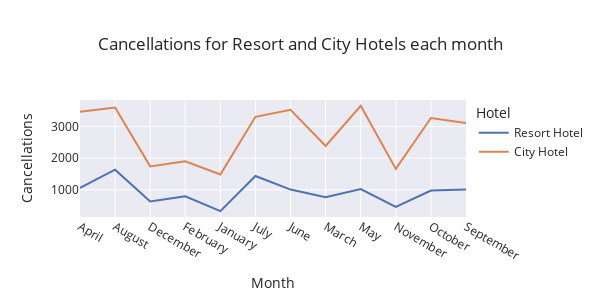

Source (notebook cell):
### Code cell
# How many bookings were canceled?
df_cancelled = df[df['is_canceled'] == 1]

df['arrival_date_month'] = pd.Categorical(df['arrival_date_month'], categories=ordered_months, ordered=True)

# Separate canceled bookings for different types of hotels
resort_cancelled = df_cancelled[df_cancelled['hotel'] == 'Resort Hotel']
city_hotel_cancelled = df_cancelled[df_cancelled['hotel'] == 'City Hotel']

resort_cancelled_counts = resort_cancelled['arrival_date_month'].value_counts().sort_index()
city_hotel_cancelled_counts = city_hotel_cancelled['arrival_date_month'].value_counts().sort_index()

# Combine the data into a single DataFrame for plotting
combined_cancellation_data = pd.DataFrame({
    'Month': resort_cancelled_counts.index,
    'Resort Hotel': resort_cancelled_counts.values,
    'City Hotel': city_hotel_cancelled_counts.values
})

melted_data = combined_cancellation_data.melt(id_vars='Month', var_name='Hotel', value_name='Cancellations')

fig = px.line(
    melted_data,
    x='Month',
    y='Cancellations',
    color='Hotel',
    title='Cancellations for Resort and City Hotels each month',
    labels={'Cancellations': 'Cancellations', 'Month': 'Month'},
    template='seaborn',
    width=600,
    height=300,
)

fig.update_xaxes(title_text='Month')
fig.update_yaxes(title_text='Cancellations')

fig.show()

### Figure 1 — Plotly figure (JSON) as saved in the notebook; plotly's stock layout.template omitted (floating-point values rounded to 4 significant figures)
{"data": [{"hovertemplate": "Hotel=Resort Hotel<br>Month=%{x}<br>Cancellations=%{y}<extra></extra>", "legendgroup": "Resort Hotel", "line": {"color": "rgb(76,114,176)", "dash": "solid"}, "marker": {"symbol": "circle"}, "mode": "lines", "name": "Resort Hotel", "orientation": "v", "showlegend": true, "type": "scatter", "x": ["April", "August", "December", "February", "January", "July", "June", "March", "May", "November", "October", "September"], "xaxis": "x", "y": [1059, 1637, 631, 795, 325, 1436, 1007, 763, 1024, 461, 978, 1006], "yaxis": "y"}, {"hovertemplate": "Hotel=City Hotel<br>Month=%{x}<br>Cancellations=%{y}<extra></extra>", "legendgroup": "City Hotel", "line": {"color": "rgb(221,132,82)", "dash": "solid"}, "marker": {"symbol": "circle"}, "mode": "lines", "name": "City Hotel", "orientation": "v", "showlegend": true, "type": "scatter", "x": ["April", "August", "December", "February", "January", "July", "June", "March", "May", "November", "October", "September"], "xaxis": "x", "y": [3465, 3598, 1740, 1901, 1482, 3306, 3528, 2386, 3653, 1661, 3268, 3110], "yaxis": "y"}], "layout": {"height": 300, "legend": {"title": {"text": "Hotel"}, "tracegroupgap": 0}, "title": {"text": "Cancellations for Resort and City Hotels each month"}, "width": 600, "xaxis": {"anchor": "y", "domain": [0, 1], "title": {"text": "Month"}}, "yaxis": {"anchor": "x", "domain": [0, 1], "title": {"text": "Cancellations"}}}}
